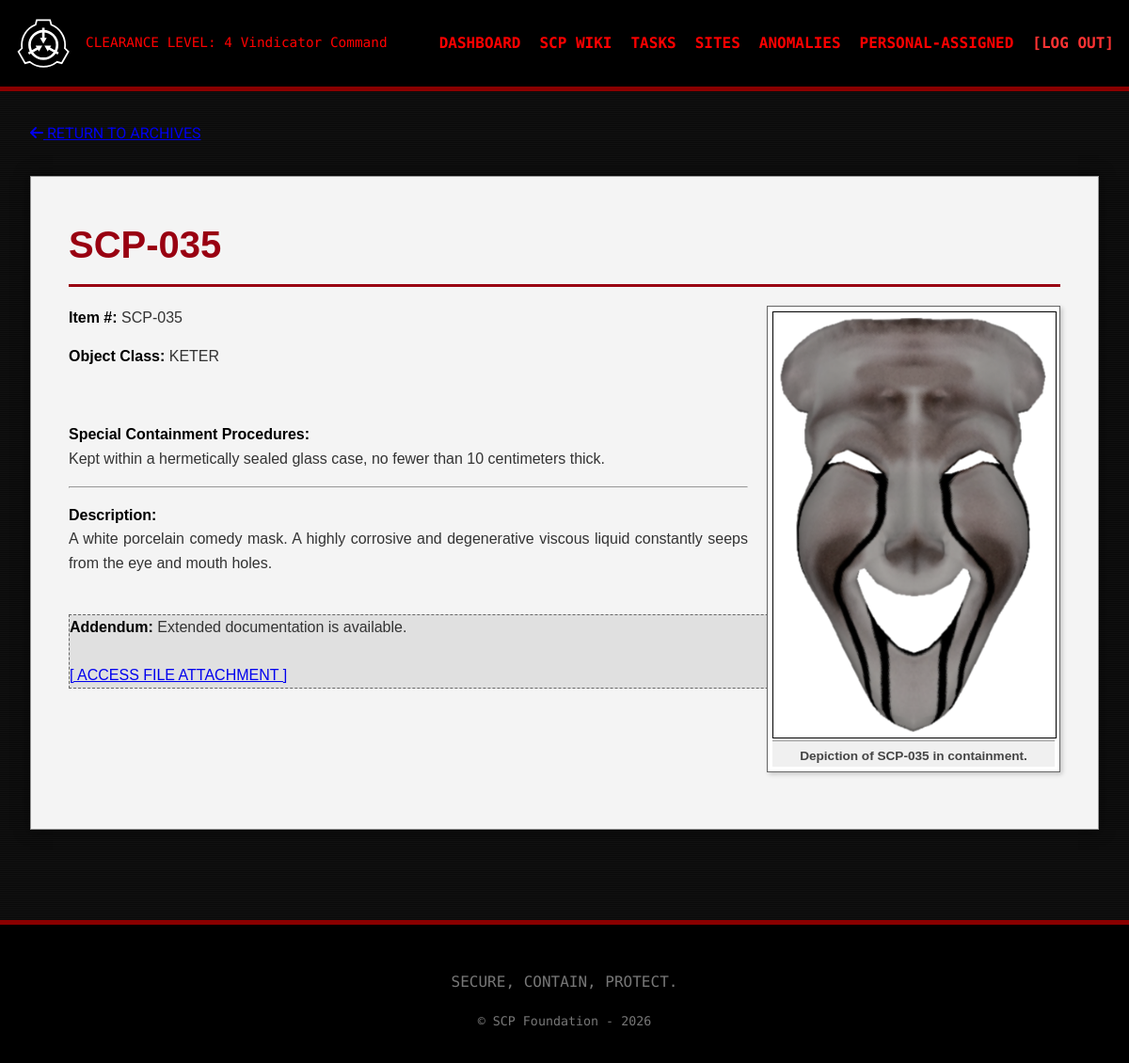
Page /SCP_CRUD_PHP/index.php?action=wiki_show&id=SCP-035 (signed in) on the committed database.
### tables this page shows
CREATE TABLE IF NOT EXISTS `anomalies` (
    `id` VARCHAR(20) PRIMARY KEY,
    `nickname` VARCHAR(100),
    `class` VARCHAR(255) NOT NULL,
    `contencion` TEXT,
    `description` TEXT,
    `doc_extensa` VARCHAR(255),
    `img_url` TEXT,
    `id_sitio` INT,
    INDEX (`id_sitio`),
    CONSTRAINT `fk_scp_sitio` FOREIGN KEY (`id_sitio`) REFERENCES `sitio`(`id`) ON DELETE SET NULL ON UPDATE CASCADE
);

### SCP_CRUD_PHP/controllers/WikiController.php (called while the page is built, shortened)
<?php
require_once 'models/Anomalies.php';
class WikiController
{
    private $repository;
    public function __construct(IAnomaliesRepository $repository)
    {
        $this->repository = $repository;
    }
    public function show()
    {
        $id = $_GET['id'] ?? null;
        $scp = $this->repository->getById($id);
        require_once 'views/wiki/detail.php';
    }
}

### SCP_CRUD_PHP/models/Anomalies.php (called while the page is built, shortened)
<?php
class Anomalies
{
    private $id;
    private $class;
    private $contencion;
    private $description;
    private $doc_extensa;
    private $img_url;
    public function __construct($id, $nickname, $class, $contencion, $description, $doc_extensa, $img_url, $id_sitio)
    {
        $this->id = $id;
        $this->class = $class;
        $this->contencion = $contencion;
        $this->description = $description;
        $this->doc_extensa = $doc_extensa;
        $this->img_url = $img_url;
    }
    public function getId()
    {
        return $this->id;
    }
    public function getClass()
    {
        return $this->class;
    }
    public function getContencion()
    {
        return $this->contencion;
    }
    public function getDescription()
    {
        return $this->description;
    }
    public function getDocExtensa()
    {
        return $this->doc_extensa;
    }
    public function getImgUrl()
    {
        return $this->img_url;
    }
    public function hasImage()
    {
        return !empty($this->img_url);
    }
}

### SCP_CRUD_PHP/repositories/MariaDBCrudAnomaliesRepository.php (called while the page is built, shortened)
<?php
require_once 'models/Anomalies.php';
class MariaDBCrudAnomaliesRepository implements IAnomaliesRepository
{
    private $pdo;
    public function __construct(PDO $pdo)
    {
        $this->pdo = $pdo;
    }
    public function getById($id)
    {
        $sql = "SELECT * FROM anomalies WHERE id = :id LIMIT 1";
        $stmt = $this->pdo->prepare($sql);
        $stmt->execute([':id' => $id]);
        $row = $stmt->fetch(PDO::FETCH_ASSOC);
        if ($row) {
            return $this->toObject($row);
        }
        return null;
    }
    private function toObject($row)
    {
        return new Anomalies(
            $row['id'],
            $row['nickname'],
            $row['class'],
            $row['contencion'],
            $row['description'],
            $row['doc_extensa'],
            $row['img_url'],
            $row['id_sitio']
        );
    }
}

### SCP_CRUD_PHP/views/wiki/detail.php (the view, shortened to what this page needs)
<?php
require_once 'views/templates/header.php';
?>
<link rel="stylesheet" href="<?php echo BASE_URL; ?>views/wiki/assets/styles/detail.css">
<main class="container my-4">
    <div class="row">
        <div class="col-12 back-btn">
            <a href="index.php?action=scpwiki" class="btn btn-outline-light">
                <i class="fas fa-arrow-left"></i> RETURN TO ARCHIVES
            </a>
        </div>
    </div>
    <div class="wiki-container clearfix">
        <div class="wiki-header">
            <?php echo htmlspecialchars($scp->getId()); ?>
        </div>
        <div class="scp-image-block">
            <?php if ($scp->hasImage()): ?>
                <img src="<?php echo htmlspecialchars($scp->getImgUrl()); ?>" alt="SCP Image">
                <div class="scp-image-caption">
                    Depiction of <?php echo htmlspecialchars($scp->getId()); ?> in containment.
                </div>
            <?php endif; ?>
        </div>
        <div class="report-text">
            <p>
                <span class="label">Item #:</span> <?php echo htmlspecialchars($scp->getId()); ?>
            </p>
            <p>
                <span class="label">Object Class:</span>
                <span style="text-transform: capitalize;"><?php echo htmlspecialchars($scp->getClass()); ?></span>
            </p>
            <br>
            <p>
                <span class="label">Special Containment Procedures:</span><br>
                <?php echo nl2br(htmlspecialchars($scp->getContencion())); ?>
            </p>
            <hr style="border-top: 1px solid #999;">
            <p>
                <span class="label">Description:</span><br>
                <?php echo nl2br(htmlspecialchars($scp->getDescription())); ?>
            </p>
            <br>
            <?php if ($scp->getDocExtensa()): ?>
                <div class="alert alert-secondary mt-4" style="border: 1px dashed #666; background: #e0e0e0;">
                    <span class="label">Addendum:</span> Extended documentation is available.
                    <br><br>
                    <a href="<?php echo htmlspecialchars($scp->getDocExtensa()); ?>" target="_blank" class="text-danger fw-bold">
                        [ ACCESS FILE ATTACHMENT ]
                    </a>
                </div>
            <?php endif; ?>
        </div>
    </div>
</main>
<?php require_once 'views/templates/footer.php'; ?>

### SCP_CRUD_PHP/views/assets/styles/themes/admin.css (style rules this page uses)
:root { --bg-color: #0a0a0a; --card-bg: #1c1c1c; --text-color: #e0e0e0; --accent-color: #8a0000; --highlight-color: #ff0000; --alert-color: #ff3333; --nav-bg: #000000; --nav-text: #ff0000; --border-radius: 0px; }
body { background-image: repeating-linear-gradient( 0deg, transparent, transparent 1px, #111 1px, #111 2px ); }

### SCP_CRUD_PHP/views/wiki/assets/styles/detail.css (style rules this page uses)
.wiki-container { background-color: #f4f4f4; color: #333; font-family: 'Verdana', sans-serif; padding: 40px; border: 1px solid #999; box-shadow: 0 0 15px rgba(0, 0, 0, 0.5); max-width: 1100px; margin: 2rem auto; position: relative; }
.wiki-header { font-family: 'Trebuchet MS', sans-serif; font-size: 2.5rem; font-weight: bold; color: #901; border-bottom: 3px solid #901; margin-bottom: 20px; padding-bottom: 10px; }
.scp-image-block { float: right; width: 300px; border: 1px solid #666; background-color: #fff; padding: 5px; margin: 0 0 20px 20px; box-shadow: 2px 2px 5px rgba(0, 0, 0, 0.2); text-align: center; }
.scp-image-block img { width: 100%; height: auto; border: 1px solid #000; display: block; }
.scp-image-caption { font-size: 0.85rem; font-weight: bold; padding-top: 5px; color: #444; background: #f0f0f0; margin-top: 2px; border-top: 1px solid #999; }
.report-text { font-size: 1rem; line-height: 1.6; text-align: justify; }
.label { font-weight: bold; color: #000; }
.clearfix::after { content: ""; clear: both; display: table; }
.back-btn { margin-bottom: 20px; }

### SCP_CRUD_PHP/views/assets/styles/themes/gears.css (style rules this page uses)
:root { --bg-color: #f4f4f4; --card-bg: #ffffff; --text-color: #333333; --accent-color: #444444; --highlight-color: #000000; --alert-color: #8b0000; --font-main: "Roboto", sans-serif; --font-mono: "Share Tech Mono", monospace; --border-radius: 2px; --nav-bg: #222; --nav-text: #fff; }
body { font-family: var(--font-main); background-color: var(--bg-color); color: var(--text-color); margin: 0; padding: 0; line-height: 1.6; }
main { padding: 2rem; max-width: 1200px; margin: 0 auto; }

### rows in the picture
anomalies: id "SCP-035", img_url (picture), class "KETER", contencion "Kept within a hermetically sealed glass case, no fewer than 10 centimeters thick.", description "A white porcelain comedy mask. A highly corrosive and degenerative viscous liquid constantly seeps from the eye and mouth holes."

### other values in the picture
$_SESSION['level'] "4"
$_SESSION['name'] "Vindicator Command"
